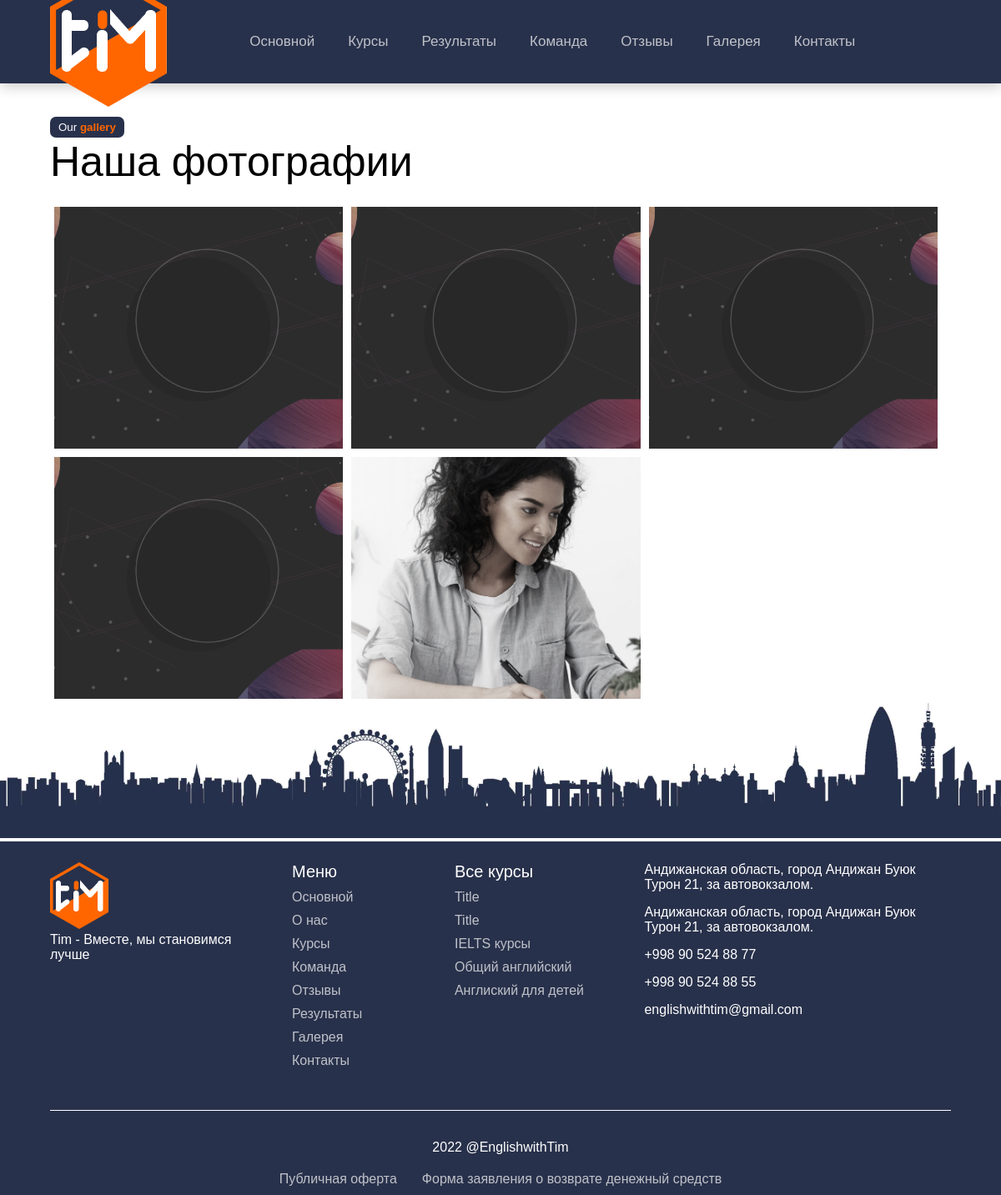
Page /gallery/ on the committed database.
### main/models.py (models this page shows, shortened)
class Photo(models.Model):
    photo = models.ImageField('Choose image main (format: jpg, jpeg, png)', upload_to='img/%y/%m/%d/')
    class Meta:
        ordering = ['-id']

class Course(models.Model):
    course_name = models.CharField('Course name', max_length=255)
    about = models.TextField('About')
    course_details = models.TextField('Details', default="0")
    duration = models.CharField('Course Duration', default="1", max_length=255)
    courseType = models.CharField('CourseType', default="0", max_length=255)
    image = models.ImageField('Choose image main (format: jpg, jpeg, png)', upload_to='img/%y/%m/%d/')
    class Meta:
        ordering = ['-id']

class Settings(models.Model):
    address1 = models.CharField(max_length=255)
    address2 = models.CharField(max_length=255)
    phone1 = models.CharField(max_length=255)
    phone2 = models.CharField(max_length=255)
    email = models.CharField(max_length=255)
    tiktok = models.CharField('@Tiktok', max_length=255)
    instagram = models.CharField('@Instagram', max_length=255)
    telegram = models.CharField('@Telegram', max_length=255)

### main/views.py (the view)
# urls.py: path('gallery/', views.gallery, name='gallery'),
def gallery(req):
    photo = Photo.objects.all()
    context = {
        'photos': photo
    }
    return render(req, 'core/gallery.html', context)

### main/context_pro.py (called while the page is built)
def view_all(request):
    context = {
        "setting":Settings.objects.first(),
        "courses":Course.objects.all()
    }
    return context

### main/templates/core/gallery.html (shortened to what this page needs)
{% extends "core/home_wrapper.html" %} {% block content%}
{% load static %}
<section id="gallery" style="background: #fff; padding-top: 40px; display: block">
  <div class="container">
    <button class="btn sm" style="background: #28314b; color: #fff">
      <span>Our <span class="marked">gallery</span></span>
    </button>
    <div class="title">
      <span>Наша фотографии</span>
    </div>
  </div>
  <div class="grid container" >
    {% for photo in photos %}
    <div
      class="grid-item"
      style="background-image: url('{{ photo.photo.url }}')"
    ></div>
    {% endfor %}
  </div>
</section>
{% endblock %}

### main/templates/core/home_wrapper.html (shortened to what this page needs)
{% load static %}
<!DOCTYPE html>
<html lang="en">
<head>
  <link rel="stylesheet" href="{% static  'assets/fonts/fontawesome/css/all.min.css' %}" />
  <link rel="stylesheet" href="{% static 'assets/css/splide.min.css' %}" />
  <link rel="stylesheet" href="{% static 'assets/css/style.css' %}" />
</head>
<body class="page">
  <header >
    <div class="nav container">
      <div class="img logo" marginTop="5px">
        <a href="/">
          <img src="{% static 'assets/media/logo/logo-light.png' %}" alt="English with Tim" width="70px" />
        </a>
      </div>
      <ul class="nav-links">
        <li><a href="/">Основной</a></li>
        <li><a href="/#courses">Курсы</a></li>
        <li><a href="/#results">Результаты</a></li>
        <li><a href="/#teachers">Команда</a></li>
        <li><a href="/#about-us">Отзывы</a></li>
        <li><a href="/#gallery">Галерея</a></li>
        <li><a href="/#contact">Контакты</a></li>
      </ul>
      <div class="burger" display="none">
        <span class="fas fa-bars" style="color: #fff;"></span>
      </div>
    </div>
  </header>
  {% block content %} {% endblock %}
  <footer marginTop="100px">
    <div class="footer-img" transform="translateY(11px)">
      <img src="{% static 'assets/media/images/footer.jpg' %}" width="100%" />
    </div>
    <section id="footer" paddingBottom="40px">
      <div class="container" style="border-bottom: 1px solid #fff; padding-bottom: 50px">
        <div class="row" style="display: flex; justify-content: space-between" display="flex"
          justifyContent="space-between">
          <div class="col" style="width: 250px" width="250px">
            <div class="logo img">
              <img src="{% static 'assets/media/logo/logo-light.png' %}" style="width: 70px" width="70px" alt="" />
            </div>
            <p fontSize="18px">
              Tim - Вместе, мы становимся лучше
            </p>
          </div>
          <div class="col" style="
                width: 350px;
                display: flex;
                justify-content: space-between;
              " width="350px">
            <ul style="margin-right: 50px">
              <li class="_title"><span>Меню</span></li>
              <li><a href="/">Основной</a></li>
              <li><a href="/#about-us">О нас</a></li>
              <li><a href="/#courses">Курсы</a></li>
              <li><a href="/#teachers">Команда</a></li>
              <li><a href="/#about-us">Отзывы</a></li>
              <li><a href="/#results">Результаты</a></li>
              <li><a href="/#gallery">Галерея</a></li>
              <li><a href="/#contact">Контакты</a></li>
            </ul>
            <ul id="coursesLink">
              <li class="_title">
                <span>Все курсы</span>
              </li>
             {% for course in courses%}
              <li>
                <a>{{course.course_name}}</a>
              </li>
             {% endfor %}
            </ul>
          </div>
          <div class="col" style=" width: 400px;">
            <p display="flex" style="display: flex">
              <span class="fas fa-location-dot"></span><span>{{ setting.address1 }}</span>
            </p>
            <p display="flex" style="display: flex">
              <span class="fas fa-location-dot"></span><span>{{ setting.address2 }}</span>
            </p>
            <p>
              <span class="fas fa-phone"></span><a href="tel:{{ setting.phone1 }}">{{ setting.phone1 }}</a>
            </p>
            <p>
              <span class="fas fa-phone" opacity="0"></span><a href="tel:{{ setting.phone2 }}">{{ setting.phone2 }}</a>
            </p>
            <p>
              <span class="fas fa-envelope"></span><a href="mailto:{{ setting.email }}">{{ setting.email }}</a>
            </p>
            <div style="display: flex;" class="icons">
              <a href="{{ setting.telegram }}">
                <div class="icon">
                  <span class="fa-brands fa-telegram"></span>
                </div>
              </a>
              <a href="{{ setting.instagram }}">
                <div class="icon">
                  <span class="fa-brands fa-instagram"></span>
                </div>
              </a>
              <a href="{{ setting.tiktok }}">
                <div class="icon">
                  <span class="fa-brands fa-tiktok"></span>
                </div>
              </a>
            </div>
          </div>
        </div>
      </div>
      <div style="display: flex; align-items: center; flex-direction: column; margin-top: 35px">
        <span>2022 <a href="mailto:{{ setting.email }}"
            style="color: #fff;text-decoration: none">@EnglishwithTim</a></span>
        <ul style="display: flex" class="licence">
          <li><a href="{% static 'LICENCE/Публичная_Оферта.pdf' %}" download="true">Публичная оферта</a></li>
          <li><a href="{% static 'LICENCE/Заявление_на_возврат_денег.pdf' %}" download="true">Форма заявления о возврате денежный средств</a></li>
        </ul>
      </div>
    </section>
  </footer>
</body>
</html>

### static/assets/css/style.css (style rules this page uses)
header { width: 100%; height: var(--s-header-height); box-shadow: var(--s-main-header-box-shadow); background: var(--s-offer-content-background) !important; position: relative; z-index: 10; }
header .nav-links { display: flex; position: relative; }
header .container { height: 100%; display: flex; align-items: center; justify-content: space-between; }
header .nav-links li { margin: 0 40px; height: 100%; }
header .nav-links li a { color: #fff !important; }
header .nav-links li a { text-decoration: none; color: #000; font-size: 17px; font-weight: 500; opacity: 0.7; transition: all 300ms; }
img { transition: all 350ms; }
#gallery { display: flex; flex-direction: column; align-items: center; }
#footer { background: var(--s-offer-content-background); padding-top: 25px; color: #fff; }
#footer ul li:not(:last-child) { margin-bottom: 10px; }
#footer li a { color: #fff; opacity: 0.7; text-decoration: none; position: relative; }
#footer li a::after { content: ""; position: absolute; width: 5px; height: 5px; border-radius: 50%; background: #fff; opacity: 0; left: -20px; top: calc(50% - 5px / 2); transition: 250ms; }
:is(#contact, #footer) p .fas { margin-right: 20px; }
:is(#footer, #contact) p a { color: #fff; text-decoration: none; transition: 200ms; }
:is(#footer, #contact) p { margin-bottom: 15px; }
#footer li._title span { font-size: 20px; color: #fff; }
:is(#footer, #contact) .icon { font-size: 18px; width: 30px; height: 30px; outline: 1px solid transparent; border-radius: 50%; display: flex; justify-content: center; align-items: center; cursor: pointer; transition: 250ms; }
:is(#footer, #contact) .icon:hover { outline: 1px solid gray; }
@media screen and (max-width: 1300px) { header .nav-links li { margin: 0 20px !important; } }
.grid { margin-top: 20px; }
.grid:after { content: ""; display: block; clear: both; }
.grid-sizer, .grid-item { width: 33%; }
.grid-item { height: 300px; float: left; background-color: #f4f3f4; border: 5px solid #fff; -webkit-filter: grayscale(70%) blur(0.5px); -webkit-transform: translateZ(0); filter: grayscale(70%) blur(0.5px); transform: translateZ(0); background-size: cover; background-position: center center; transition: all 0.35s ease-in-out; }

### static/assets/css/default.css (style rules this page uses)
* { margin: 0; padding: 0; box-sizing: border-box; font-family: "Gilroy", sans-serif; }
body, html { overflow-x: hidden; scroll-behavior: smooth; }
.container { width: 90%; max-width: 1700px !important; margin: 0 auto; position: relative; z-index: 2; }
.img img { width: 100%; height: 100%; }
.img { overflow: hidden; }
ul li { list-style: none; }
img { transition: all 350ms; }
.burger { cursor: pointer; font-size: 20px; }
.btn.light, .btn.sm { background: #fff; }
.row { width: 100%; display: flex; }
.marked { color: var(--s-main-color); font-weight: bold; }
:is(main, header, footer)>.container { height: 100%; }
.btn { display: inline-block; font-weight: 500; text-decoration: none; transition: all 300ms; border: none; cursor: pointer; color: #000; padding: 5px 10px; border-radius: 7px; user-select: none; }
.container .title { font-size: 50px; font-weight: 500; }
.container .title span { display: inline-block; max-width: 500px; }
:is(.container, main)::after { content: attr(data-background-title); position: absolute; top: -50px; left: -15px; font-size: 212px; color: #1a1a1a; font-weight: bold; z-index: -1; opacity: 0.05; animation: movee 35s linear infinite; }
section { background: var(--s-main-background); }
section:not(#whywe, #courses, #teachers, #about-us, #faq, #footer) { background: #fff; padding-top: 40px; }

### static/assets/css/root.css (style rules this page uses)
:root { --s-main-background: linear-gradient(90.59deg, #F7F7F7 60.85%, rgba(247, 247, 247, 0.869574) 73.51%, rgba(247, 247, 247, 0.682372) 79.04%, rgba(247, 247, 247, 0) 99.47%); --s-main-color: #FF6600; --s-profile-online-color: #0DF078; --s-offer-content-background: #28314B; --s-offer-content-offer-background: #3E465D; --s-cards-box-shadow: 0px 4px 15px rgba(0, 0, 0, 0.1); --s-main-header-box-shadow: 0px 4px 15px rgba(0, 0, 0, 0.2); --s-background-texts-color: #1A1A1A; --s-background-texts-opacity: 0.05; --s-header-height: 100px; --s-splide-arrow-color: #fff; }

### main/templates/core/home_wrapper.html (style rules this page uses)
.icons a { color:#fff;text-decoration:none }
.icons a:not(:last-child) { margin-right:10px }
.licence { margin-top:20px }
.licence li { margin:0 15px }

### rows in the picture
Photo: photo (picture)
Photo: photo (picture)
Photo: photo (picture)
Photo: photo (picture)
Photo: photo (picture)
Course: course_name "Title"
Course: course_name "Title"
Course: course_name "IELTS курсы"
Course: course_name "Общий английский"
Course: course_name "Англиский для детей"
Settings: address1 "Андижанская область, город Андижан Буюк Турон 21, за автовокзалом.", address2 "Андижанская область, город Андижан Буюк Турон 21, за автовокзалом.", phone1 "+998 90 524 88 77", phone2 "+998 90 524 88 55", email "englishwithtim@gmail.com"
